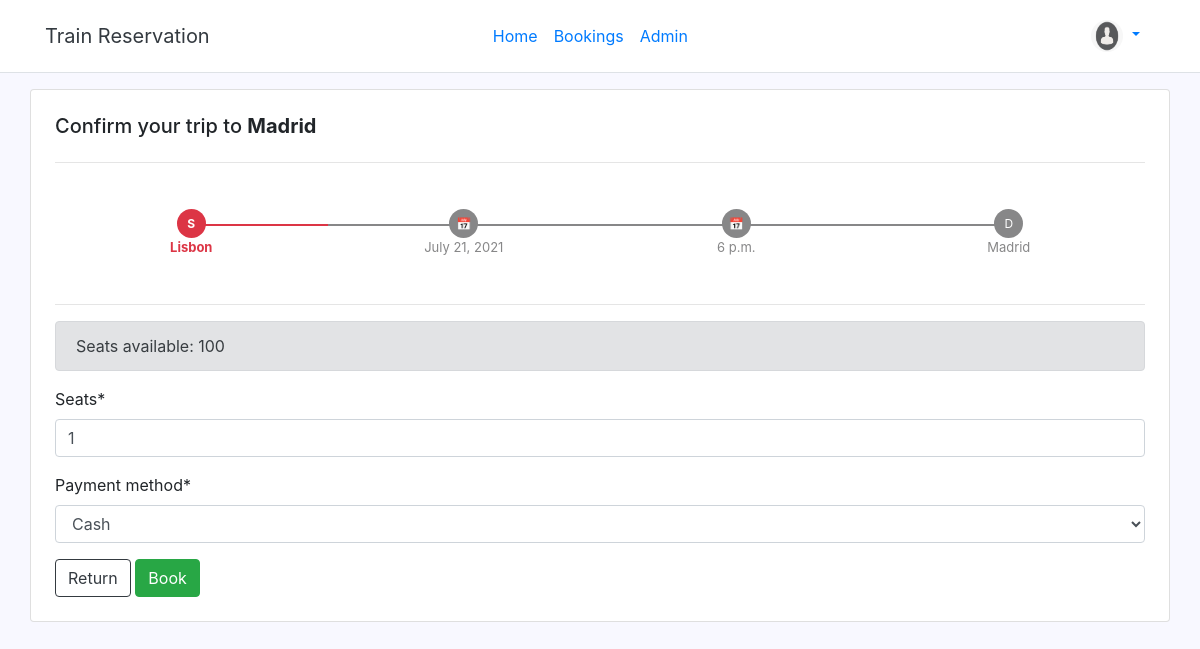
/book/3 (signed in), run on the app's committed database.
### trips/models.py (models this page shows, shortened)
class Trip(models.Model):
    Trip_name = models.CharField(max_length=20)
    trip_id = models.AutoField(primary_key=True)
    train_id = models.ForeignKey(Train, on_delete=models.CASCADE)
    source = models.CharField(max_length=30)
    destination = models.CharField(max_length=30)
    available_seats = models.PositiveIntegerField(default=0)
    dept_date = models.DateField()
    dept_time = models.TimeField()

### trips/views.py (the view, shortened to what this page needs)
# urls.py: path('book/<int:id>', views.book, name='trainres-book'),
@login_required
def book(request, id):
    tripToBook = Trip.objects.get(trip_id=id)
    payment = request.POST.get('payment_method')
    context = {
        'trip' : tripToBook,
    }
    context['form'] = BookingForm()
    return render(request, 'trips/book.html', context)

### trips/forms.py
class BookingForm(ModelForm):
    class Meta:
        model = Booking
        fields = ['seats' , 'payment_method']

### trips/templates/trips/book.html (shortened to what this page needs)
{% extends "trips/base.html" %}
{% load crispy_forms_tags %}
{% block content %}
<div class="container card p-4 mt-3">
<h5>Confirm your trip to <strong> {{ trip.destination }} </strong></h5>
<hr>
<ul class="bs4-order-tracking">
    <li class="step active">
        <div>S</div> {{ trip.source }}
    </li>
    <li class="step">
        <div>📅</div> {{ trip.dept_date }}
    </li>
    <li class="step">
        <div>📅</div> {{ trip.dept_time }}
    </li>
    <li class="step ">
        <div>D</div> {{ trip.destination }}
    </li>
</ul>
<hr>
<div class="alert alert-secondary" role="alert">
    Seats available: {{ trip.available_seats }}
</div>
<form method="POST">
    {{ form|crispy }}
    <a href="{% url 'trainres-home' %}" class="btn btn-outline-dark">Return</a>
    <input type="submit" class="btn btn-success" value="Book" />
</form>
</div>
{% endblock content %}

### trips/templates/trips/base.html (style rules this page uses)
body { background-color: ghostwhite; }

### trips/templates/trips/book.html (style rules this page uses)
.bs4-order-tracking { margin-bottom: 30px; overflow: hidden; color: #878788; padding-left: 0px; margin-top: 30px }
.bs4-order-tracking li { list-style-type: none; font-size: 13px; width: 25%; float: left; position: relative; font-weight: 400; color: #878788; text-align: center }
.bs4-order-tracking li:first-child:before { margin-left: 15px !important; padding-left: 11px !important; text-align: left !important }
.bs4-order-tracking li:last-child:before { margin-right: 5px !important; padding-right: 11px !important; text-align: right !important }
.bs4-order-tracking li>div { color: #fff; width: 29px; text-align: center; line-height: 29px; display: block; font-size: 12px; background: #878788; border-radius: 50%; margin: auto }
.bs4-order-tracking li:after { content: ''; width: 150%; height: 2px; background: #878788; position: absolute; left: 0%; right: 0%; top: 15px; z-index: -1 }
.bs4-order-tracking li:first-child:after { left: 50% }
.bs4-order-tracking li:last-child:after { left: 0% !important; width: 0% !important }
.bs4-order-tracking li.active { font-weight: bold; color: #dc3545 }
.bs4-order-tracking li.active>div { background: #dc3545 }
.bs4-order-tracking li.active:after { background: #dc3545 }
.card { z-index: 0; }

### data on the page
Trip: destination "Madrid", source "Lisbon", dept_date "July 21, 2021", dept_time "6 p.m.", available_seats "100"
